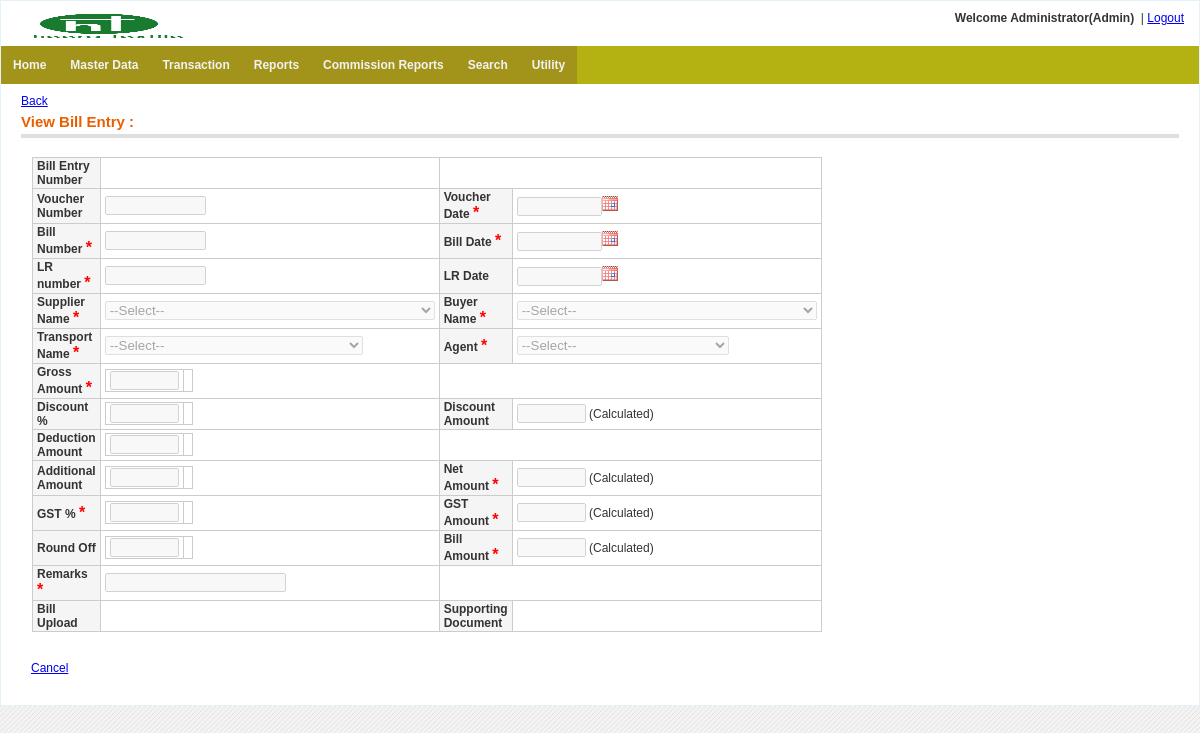
/bill_entry/view_bill_entry.php (signed in), run on the app's committed database.
### tables this page shows
CREATE TABLE `menu` (
  `menu_id` int(11) NOT NULL auto_increment,
  `menu_name` varchar(255) NOT NULL,
  `parent_id` int(11) NOT NULL default '0' COMMENT '0 if menu is root level or menuid if this is child on any menu',
  `link` varchar(255) NOT NULL,
  `status` enum('0','1') NOT NULL default '1' COMMENT '0 for disabled menu or 1 for enabled menu',
  `user_role` varchar(20) NOT NULL default '',
  PRIMARY KEY  (`menu_id`)
);

### includes/settings.php (called while the page is built, shortened)
<?php
$host=$_SERVER["HTTP_HOST"];
if(false) {
		$web_path="http://malwainfotech.com/Textile/";
	}
 else {
	$web_path="http://$host/HTextile/";
}
?>

### bill_entry/view_bill_entry.php (the view, shortened to what this page needs)
<?php include("../includes/check_session.php");
include("../includes/config.php"); ?>
<!DOCTYPE html PUBLIC "-//W3C//DTD XHTML 1.0 Transitional//EN" "http://www.w3.org/TR/xhtml1/DTD/xhtml1-transitional.dtd">
<html xmlns="http://www.w3.org/1999/xhtml">
<head>
<link href="<?php echo $web_path; ?>css/style.css" rel="stylesheet" type="text/css" />
</head>
<body>
<?php include("../includes/jQDate.php"); ?>
<?php
		  $req_disp="";
		  $req_src="";
		?>
<table width="100%" border="0" align="center" style="border:1px solid #e5f1f8;background-color:#FFFFFF">
<tr>
    <td>
		<?php if($req_disp!='child'){include("../includes/header.php"); }?>
	</td>
  </tr>
  <tr>
    <td><?php if($req_disp!='child'){include("../includes/menu.php"); } ?></td>
  </tr>
  <tr>
    <td height="326" valign="top"><table width="100%" style="margin-top:0px" align="center" cellpadding="0" cellspacing="0" border="0">
                        <tr>
                            <td valign="top">
                            <div class="content_padding">
                            <div class="content-header">
                            <?php 	if($req_disp!='child'){
										if($req_src=='search') {
											$search_supplier_code=$_REQUEST['search_supplier_account_code'];
											$search_buyer_code=$_REQUEST['search_buyer_account_code'];
											$bill_start_date=$_REQUEST['bill_start_date'];
											$bill_end_date=$_REQUEST['bill_end_date'];
											$vou_start_date=$_REQUEST['vou_start_date'];
											$vou_end_date=$_REQUEST['vou_end_date'];
											$search_bill_entry_id=$_REQUEST['search_bill_entry_id'];
											$search_bill_number=$_REQUEST['search_bill_number'];
											echo "<a href='bill_search.php?src=search&search_bill_entry_id=$search_bill_entry_id&search_bill_number=$search_bill_number&vou_end_date=$vou_end_date&vou_start_date=$vou_start_date&bill_end_date=$bill_end_date&bill_start_date=$bill_start_date&search_buyer_account_code=$search_buyer_code&search_supplier_account_code=$search_supplier_code&bill_entry_id=$bill_entry_id'>Back</a>&nbsp;&nbsp;&nbsp;&nbsp;&nbsp;";
											} else {
												echo ' <a href="index.php">Back</a>';
											}
									}?>
            <table width="100%"><tr><td><h3>View Bill Entry :</h3></td>
            </tr>
            </table>
            </div>
    <table cellpadding="0" cellspacing="0" border="0">
            <tr>
             <td width="818" height="138" valign="top">
    <form method="post" id="form-id" enctype="multipart/form-data" >
    <?php
$con=get_connection();
$bill_entry_id=$_REQUEST['bill_entry_id'];
$sql="select * from txt_bill_entry where bill_entry_id='$bill_entry_id'";
$result=mysqli_query($con,$sql);
$rs=mysqli_fetch_array($result);
?>
    <table width="776" height="370" class="tbl_border">
    <tr>
		<th width="226" align="left">Bill Entry Number </th>
		<td width="174" align="left" > <?php echo $rs['bill_entry_id']; ?> </td>
		<td colspan=2 ></td>
	</tr>
	<tr>
    	<th width="226" align="left">Voucher Number </th>
        <td width="174" align="left"><input disabled type="text" name="voucher_number" value="<?php echo $rs['voucher_number']; ?>" id="voucher_number" size="10"></td>
    	<th align="left">Voucher Date <span class="astrik">*</span></th>
    	<td align="left"><input disabled type="text" name="voucher_date" class="datepick" value="<?php echo rev_convert_date($rs['voucher_date']); ?>" id="voucher_date" size="8" /></td>
	</tr>
    <tr>
    	<th align="left">Bill Number <span class="astrik">*</span></th>
    	<td><input disabled type="text" name="bill_number" value="<?php echo $rs['bill_number']; ?>" size="10" id="bill_number" /></td>
    	<th align="left">Bill Date <span class="astrik">*</span></th>
    	<td><input disabled type="text" name="bill_date" class="datepick" value="<?php echo rev_convert_date($rs['bill_date']); ?>" id="bill_date" size="8" /></td>
	</tr>
    <tr>
    	<th align="left">LR number <span class="astrik">*</span></th>
    	<td><input disabled type="text" name="lr_number" value="<?php echo $rs['lr_number']; ?>" size="10" id="lr_number" /></td>
    	<th align="left">LR Date </th>
    	<td><input disabled type="text" name="lr_date" class="datepick" value="<?php echo rev_convert_date($rs['lr_date']); ?>" id="lr_date" size="8" /></td>
	</tr>
    <tr>
		<th align="left">Supplier Name <span class="astrik">*</span></th>
		<td>
        	<select disabled name="supplier_account_code" id="supplier_account_code">
            	<option value="">--Select--</option>
            </select>
		</td>
		<th align="left">Buyer Name <span class="astrik">*</span></th>
		<td>
        	<select disabled name="buyer_account_code" id="buyer_account_code">
            	<option value="">--Select--</option>
            </select>
		</td>
	</tr>
    <tr>
	<th align="left">Transport Name <span class="astrik">*</span></th>
		<td>
        	<select disabled name="transport_name" id="transport_name">
            	<option value="">--Select--</option>
            </select>
		</td>
		<th align="left">Agent <span class="astrik">*</span></th>
		<td>
        	<select disabled name="agent" id="agent">
            	<option value="">--Select--</option>
            </select>
		</td>
    </tr>
	<tr>
    	<th align="left">Gross Amount <span class="astrik">*</span></th>
		<td>
			<table  cellpadding="0" cellspacing="0" border="0" style="border-collapse: collapse">
				<tr cellpadding="0" cellspacing="0" border="0">
					<td cellpadding="0" cellspacing="0" border="0">
						<input type="text" disabled name="gross_amount" size="6"  value="<?php echo $rs['gross_amount']; ?>"  id="gross_amount" onblur="grossAmountOnChange()" />
					</td>
					<td cellpadding="0" cellspacing="0" border="0">
					</td>
				</tr>
			</table>
		</td>
		<td colspan=2></td>
	</tr>
    <tr>
    	<th align="left">Discount % </th>
    	<td>
		<table  cellpadding="0" cellspacing="0" border="0" style="border-collapse: collapse">
				<tr cellpadding="0" cellspacing="0" border="0">
					<td cellpadding="0" cellspacing="0" border="0">
						<input type="text" disabled name="discount_percentage" size="6" value="<?php echo $rs['discount_percentage']; ?>" onfocusout="discountCalculate()" id="discount_percentage" />
						</td>
					<td cellpadding="0" cellspacing="0" border="0">
					</td>
				</tr>
			</table>
		</td>
    	<th align="left">Discount Amount </th>
		<td><input disabled  type="text" name="discount_amount" size="6" value="<?php echo $rs['discount_amount']; ?>" id="discount_amount" /> (Calculated)</td>
	</tr>
    <tr>
		<th align="left">Deduction Amount </th>
    	<td>
			<table  cellpadding="0" cellspacing="0" border="0" style="border-collapse: collapse">
				<tr cellpadding="0" cellspacing="0" border="0">
					<td cellpadding="0" cellspacing="0" border="0">
						<input type="text" disabled name="deduction_amount" size="6" value="<?php echo $rs['deduction_amount']; ?>" id="deduction_amount" onblur="deductionCheck()" />
					</td>
					<td cellpadding="0" cellspacing="0" border="0">
					</td>
				</tr>
			</table>
		</td>
		<td colspan=2 ></td>
    </tr>
    <tr>
    	<th align="left">Additional Amount </th>
    	<td>
		<table  cellpadding="0" cellspacing="0" border="0" style="border-collapse: collapse">
				<tr cellpadding="0" cellspacing="0" border="0">
					<td cellpadding="0" cellspacing="0" border="0">
						<input type="text" disabled name="additional_amount" size="6" value="<?php echo $rs['additional_amount']; ?>" id="additional_amount" onblur="additionCheck()"  />
						</td>
					<td cellpadding="0" cellspacing="0" border="0">
					</td>
				</tr>
			</table>
		</td>
    	<th align="left">Net Amount <span class="astrik">*</span> </th>
		<td><input disabled type="text" name="net_amount" size="6"  value="<?php echo $rs['net_amount']; ?>" id="net_amount" /> (Calculated) </td>
	</tr>
	<tr>
		<th align="left">GST % <span class="astrik">*</span></th>
		<td>
			<table  cellpadding="0" cellspacing="0" border="0" style="border-collapse: collapse">
				<tr cellpadding="0" cellspacing="0" border="0">
					<td cellpadding="0" cellspacing="0" border="0">
						<input type="text" disabled name="gst_percent" size="6" id="gst_percent" value="<?php echo $rs['gst_percent']; ?>"  onblur="gstCalculate()" />
					</td>
					<td cellpadding="0" cellspacing="0" border="0">
					</td>
				</tr>
			</table>
		</td>
    	<th align="left">GST Amount <span class="astrik">*</span></th>
		<td><input disabled type="text" name="gst_amount" size="6"  value="<?php echo $rs['gst_amount']; ?>" id="gst_amount" /> (Calculated) </td>
	</tr>
	<tr>
	<th align="left">Round Off </th>
		<td>
			<table  cellpadding="0" cellspacing="0" border="0" style="border-collapse: collapse">
				<tr cellpadding="0" cellspacing="0" border="0">
					<td cellpadding="0" cellspacing="0" border="0">
						<input type="text" disabled name="round_off" size="6" id="round_off" value="<?php echo $rs['round_off']; ?>" onblur="roundOffCheck()" />
						</td>
					<td cellpadding="0" cellspacing="0" border="0">
					</td>
				</tr>
			</table>
		</td>
    	<th align="left">Bill Amount <span class="astrik">*</span></th>
		<td><input disabled type="text" name="bill_amount" size="6" value="<?php echo $rs['bill_amount']; ?>" id="bill_amount" /> (Calculated)</td>
    </tr>
    <tr>
    	<th align="left">Remarks <span class="astrik">*</span></th>
		<td><input type="text" disabled name="remarks" value="<?php echo $rs['remarks']; ?>" id="remarks" /></td>
		<td colspan=2 >
		</td>
	</tr>
    <tr>
		<th align="left">Bill Upload</th>
        <td>
        </td>
		<th align="left">Supporting Document</th>
		<td>
        </td>
    </tr>
</table>
 <br /><br />
				    <table width="324">
                	    <tr>
                    	    <td width="116">
							<?php if($req_disp!='child') { ?>
								<?php if($req_src=='search') {
									$search_supplier_code=$_REQUEST['search_supplier_account_code'];
									$search_buyer_code=$_REQUEST['search_buyer_account_code'];
									$bill_start_date=$_REQUEST['bill_start_date'];
									$bill_end_date=$_REQUEST['bill_end_date'];
									$vou_start_date=$_REQUEST['vou_start_date'];
									$vou_end_date=$_REQUEST['vou_end_date'];
									$search_bill_entry_id=$_REQUEST['search_bill_entry_id'];
									$search_bill_number=$_REQUEST['search_bill_number'];
									echo "<a href='bill_search.php?src=search&search_bill_entry_id=$search_bill_entry_id&search_bill_number=$search_bill_number&vou_end_date=$vou_end_date&vou_start_date=$vou_start_date&bill_end_date=$bill_end_date&bill_start_date=$bill_start_date&search_buyer_account_code=$search_buyer_code&search_supplier_account_code=$search_supplier_code&bill_entry_id=$bill_entry_id'>Cancel</a>&nbsp;&nbsp;&nbsp;&nbsp;&nbsp;";
								 } else {?>
									<a href="index.php">Cancel</a>&nbsp;&nbsp;&nbsp;&nbsp;&nbsp;
							<?php }
								} ?>
                 			</td>
						</tr>
					</table>
                    </form>
                  </td></tr></table><?php $_SESSION['uid']=77; ?>
                  </div>
                  </td></tr></table>
                  </td></tr>
                  </table>
</body>
</html>

### includes/menu.php
<?php
$con=get_connection();
?>
<?php
function get_menu_tree($parent_id,$web_path)
{
  global $con;
  $role_id="";
  if(isset($_SESSION['ROLEID'])){
    $role_id=$_SESSION['ROLEID'];
  }
  $menu = "";
    $sqlquery = " SELECT * FROM menu where status='1' and parent_id='$parent_id' and user_role='$role_id' ";
	$res=mysqli_query($con,$sqlquery);
    while($row=mysqli_fetch_array($res,MYSQLI_ASSOC))
	{
           $menu .="<li><a href='".$web_path.$row['link']."?menu_id=".$row['menu_id']."'>".$row['menu_name']."</a>";
		   $menu .= "<ul>".get_menu_tree($row['menu_id'],$web_path)."</ul>";
 		   $menu .= "</li>";
    }
    return $menu;
}
?>
<ul class="main-navigation">
<?php echo get_menu_tree(0,$web_path); ?>
</ul>

### Htextile/css/style.css (style rules this page uses)
body { margin-left: 0px; margin-top: 0px; margin-right: 0px; margin-bottom: 0px; font-family: Arial, Verdana, Helvetica, sans-serif; font-size: 12px; color: #333333; background-color: #ffffff; background-color: #D4D3D3; background-color: #E8E8DC; background-image: url(images/bg-body.jpg); }
.tbl_border { border: 1px solid #cccccc; border-collapse: collapse; padding: 1px 4px; margin: 1px; }
.tbl_border td { border: 1px solid #cccccc; border-collapse: collapse; padding: 1px 4px; }
.tbl_border th { border: 1px solid #cccccc; background-color: #F5F5F5; border-collapse: collapse; padding: 1px 4px; margin: 1px; }
table { border-collapse: collapse; }
.tbl_border2 td, th { border: 1px solid #cccccc; border-collapse: collapse; padding: 10px; margin: 1px; }
.content-header { margin-bottom: 18px; border-bottom: 4px solid #dfdfdf; padding-bottom: .25em; margin-top: 10px; }
.content-header h3 { color: #EB5E00; float: left; font-size: 1.25em; line-height: 1.2em; margin: 0.3em 0.5em 0 0; }
.content_padding { padding: 0 20px 20px 20px; }
.astrik { color: #FF0000; font-size: 16px; }
#form-id { padding: 0 10px 10px; }
ul { list-style: none; padding: 0; margin: 0; background: #b4b213; position: relative; z-index: 1; }
ul li { display: block; position: relative; float: left; background: #a2941b; }
ul li a { display: block; padding: 1em; text-decoration: none; white-space: nowrap; color: #f2f2f2; font: bold 12px Arial, sans-serif; }
ul:before, ul:after { content: " "; display: table; }
ul:after { clear: both; }

### bill_entry/view_bill_entry.php (style rules this page uses)
* { margin:0; padding:0; }

### data on the page
menu: menu_name "Home"
menu: menu_name "Master Data"
menu: menu_name "Transaction"
menu: menu_name "Reports"
menu: menu_name "Commission Reports"
menu: menu_name "Search"
menu: menu_name "Utility"

### other printed values
$_SESSION['USER_NAME'] "Administrator"
$disp_role_name "Admin"
